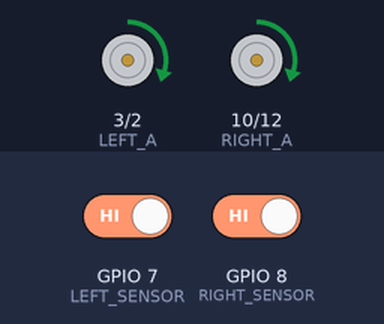
This sketch was run on a simulated ESP32-S3. On the bench: motor-driver pin pairs drawn as motors (green arrow = first pin HIGH = forward, orange = second pin HIGH = backward, longer = more drive). The test bench sets the inputs (shaded band); at power-on: GPIO 7 (LEFT_SENSOR) HIGH, GPIO 8 (RIGHT_SENSOR) HIGH.

Above: at 1.7 s.
1.8 s: GPIO 7 (LEFT_SENSOR) driven LOW
At 2.2 s:
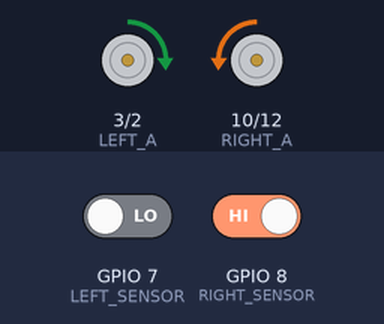
3.3 s: GPIO 8 (RIGHT_SENSOR) driven LOW
At 4.5 s:
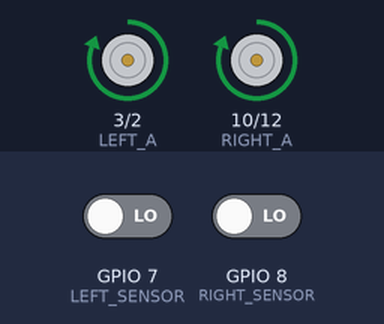
4.8 s: GPIO 7 (LEFT_SENSOR) driven HIGH
At 5.9 s:
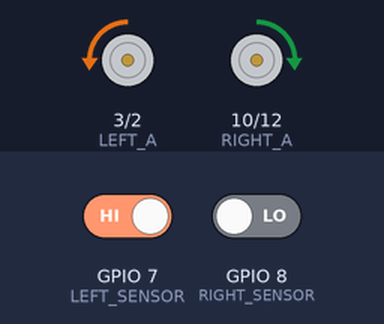
Timing chart, 0 to 7.8 s (numbered marks = the images above; inputs shaded):
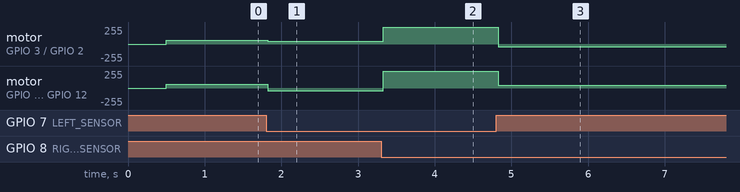

Measured:
- after the input at 1.8 s, motor on GPIO 3 (LEFT_A) / GPIO 2 (LEFT_B): forward 60/255 → forward 40/255 at once; motor on GPIO 10 (RIGHT_A) / GPIO 12 (RIGHT_B): forward 60/255 → backward 40/255 at once
- after the input at 3.3 s, motor on GPIO 3 (LEFT_A) / GPIO 2 (LEFT_B): forward 40/255 → forward 255/255 at once; motor on GPIO 10 (RIGHT_A) / GPIO 12 (RIGHT_B): backward 40/255 → forward 255/255 at once
- after the input at 4.8 s, motor on GPIO 3 (LEFT_A) / GPIO 2 (LEFT_B): forward 255/255 → backward 40/255 at once; motor on GPIO 10 (RIGHT_A) / GPIO 12 (RIGHT_B): forward 255/255 → forward 40/255 at once

The sketch:

tracking.ino
```cpp
// ==================== 高速寻迹小车 ====================
// 特点：直行高速，转弯自动降速

#include <Arduino.h>

// ==================== 电机引脚 ====================
#define LEFT_A   3
#define LEFT_B   2
#define RIGHT_A  10
#define RIGHT_B  12

// ==================== 传感器引脚 ====================
#define LEFT_SENSOR  7
#define RIGHT_SENSOR 8

// ==================== PWM 配置 ====================
#define PWM_FREQ 1000
#define PWM_RES 8

// 速度常量（关键调整）
#define SPEED_FAST 255     // 直行高速（0-255）
#define SPEED_TURN 40       // 转弯速度（慢，保证不冲出）
#define SPEED_SLOW 60

#define CH_LA 0
#define CH_LB 1
#define CH_RA 2
#define CH_RB 3

// ==================== 电机初始化 ====================
void motorInit() {
  ledcSetup(CH_LA, PWM_FREQ, PWM_RES);
  ledcSetup(CH_LB, PWM_FREQ, PWM_RES);
  ledcSetup(CH_RA, PWM_FREQ, PWM_RES);
  ledcSetup(CH_RB, PWM_FREQ, PWM_RES);

  ledcAttachPin(LEFT_A, CH_LA);
  ledcAttachPin(LEFT_B, CH_LB);
  ledcAttachPin(RIGHT_A, CH_RA);
  ledcAttachPin(RIGHT_B, CH_RB);

  stopCar();
}

// ==================== 移动函数 ====================
void forward() {
  ledcWrite(CH_LA, SPEED_SLOW);
  ledcWrite(CH_LB, 0);
  ledcWrite(CH_RA, SPEED_SLOW);
  ledcWrite(CH_RB, 0);
}

// 高速直行
void forwardFast() {
  ledcWrite(CH_LA, SPEED_FAST);
  ledcWrite(CH_LB, 0);
  ledcWrite(CH_RA, SPEED_FAST);
  ledcWrite(CH_RB, 0);
}

// 原地左转（降速）
void turnLeft() {
  ledcWrite(CH_LA, 0);
  ledcWrite(CH_LB, SPEED_TURN);
  ledcWrite(CH_RA, SPEED_TURN);
  ledcWrite(CH_RB, 0);
}

// 原地右转（降速）
void turnRight() {
  ledcWrite(CH_LA, SPEED_TURN);
  ledcWrite(CH_LB, 0);
  ledcWrite(CH_RA, 0);
  ledcWrite(CH_RB, SPEED_TURN);
}

void stopCar() {
  ledcWrite(CH_LA, 0);
  ledcWrite(CH_LB, 0);
  ledcWrite(CH_RA, 0);
  ledcWrite(CH_RB, 0);
}

// ==================== 传感器初始化 ====================
void sensorInit() {
  pinMode(LEFT_SENSOR, INPUT);
  pinMode(RIGHT_SENSOR, INPUT);
}

// ==================== 寻迹逻辑（高速版）====================
void lineFollow() {
  int left = digitalRead(LEFT_SENSOR);
  int right = digitalRead(RIGHT_SENSOR);

  if (left == 0 && right == 0) {
    // 全白 → 黑线在中间 → 高速直行
    forwardFast();
  }
  else if (left == 0 && right == 1) {
    // 右边压黑线 → 降速右转
    turnRight();
  }
  else if (left == 1 && right == 0) {
    // 左边压黑线 → 降速左转
    turnLeft();
  }
  else {
    // 全黑 → 粗线区域或终点
    forward();
  }
}

// ==================== 初始化 ====================
void setup() {
  motorInit();
  sensorInit();
  stopCar();
  delay(500);
}

// ==================== 主循环 ====================
void loop() {
  lineFollow();
  delay(30);  // 循环间隔缩短，响应更快
}
```
